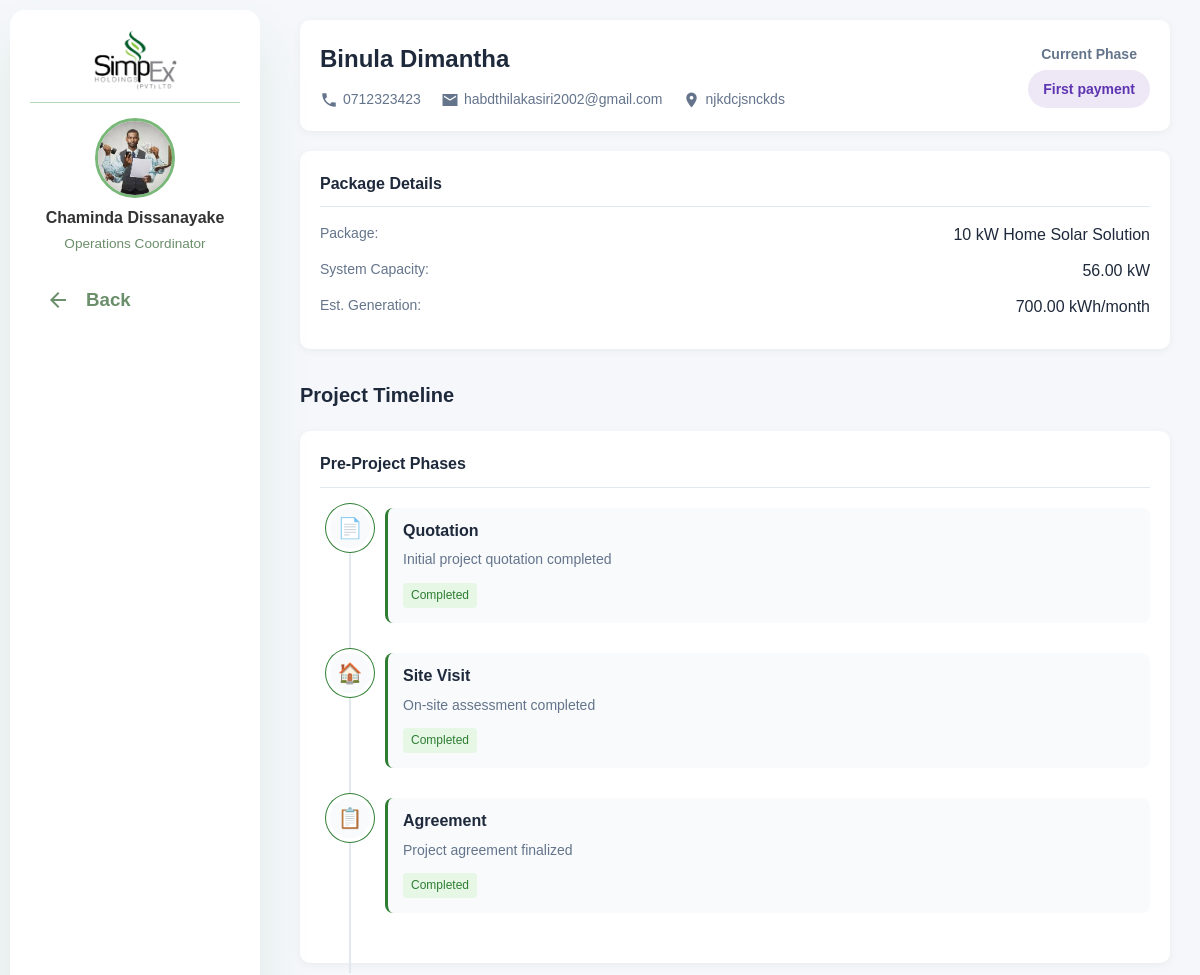
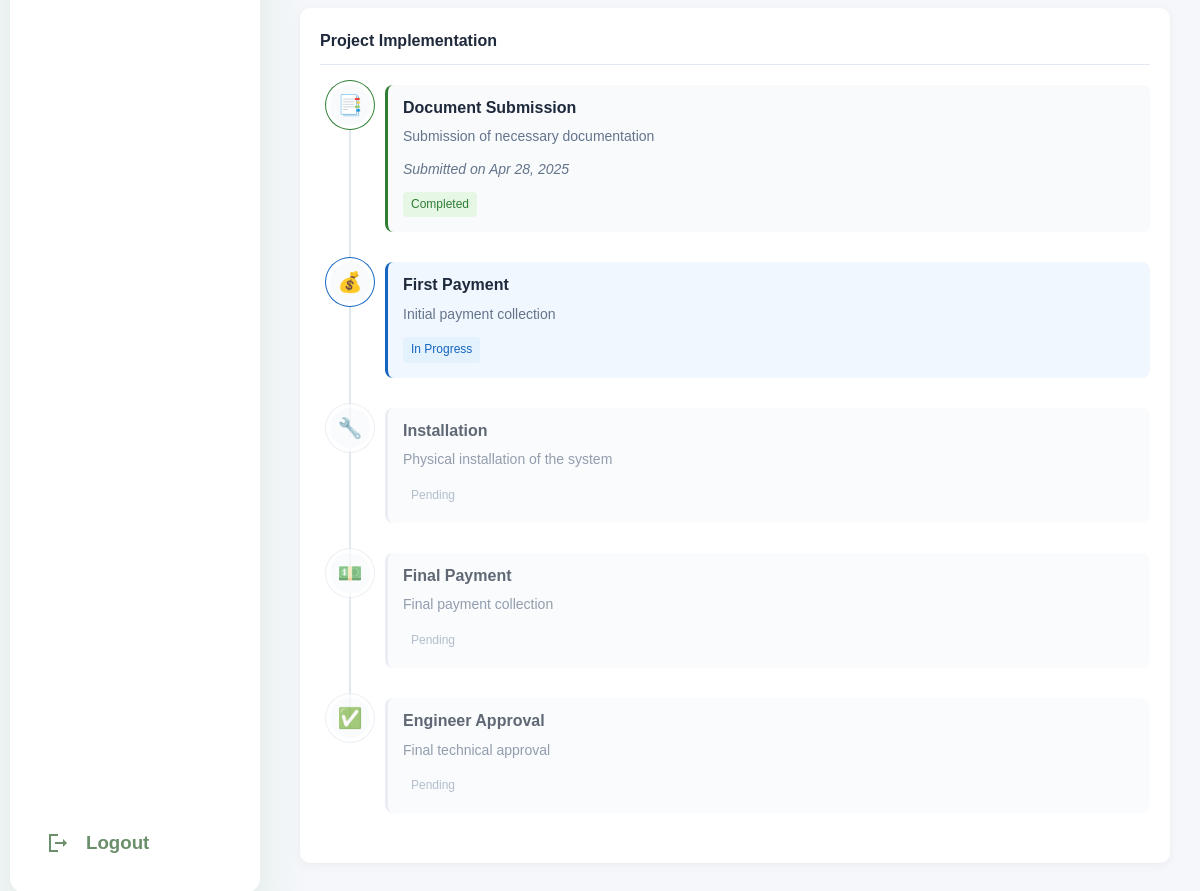
The app's page /operationsCoordinator/manageAproject/15 (signed in) with its own data (2 pictures, top to bottom).
### tables this page shows
CREATE TABLE `customerquotation` (
  `quotation_id` int NOT NULL,
  `pre_project_id` int DEFAULT NULL,
  `user_id` int DEFAULT NULL,
  `package_id` int DEFAULT NULL,
  `address` text NOT NULL,
  `monthly_consumption` decimal(10,2) NOT NULL,
  `nearest_city` varchar(100) NOT NULL,
  `customizations` text,
  `created_at` timestamp NOT NULL DEFAULT CURRENT_TIMESTAMP,
  `package_type` enum('premade','custom') NOT NULL DEFAULT 'premade',
  `status` enum('pending','under_review','reviewed','accepted_by_customer','rejected_by_customer','cancelled') DEFAULT 'pending'
);

CREATE TABLE `users` (
  `user_id` int NOT NULL,
  `name` varchar(100) NOT NULL,
  `email` varchar(100) NOT NULL,
  `password` varchar(255) NOT NULL,
  `phone` varchar(15) DEFAULT NULL,
  `role` enum('customer','admin','chiefCoordinator','operationsCoordinator','hRAdministrator','supplierCoordinator','employee') NOT NULL,
  `created_at` timestamp NOT NULL DEFAULT CURRENT_TIMESTAMP,
  `updated_at` timestamp NOT NULL DEFAULT CURRENT_TIMESTAMP ON UPDATE CURRENT_TIMESTAMP,
  `profile_picture` varchar(255) DEFAULT NULL
);

CREATE TABLE `projects` (
  `project_id` int NOT NULL,
  `pre_project_id` int DEFAULT NULL,
  `customer_id` int DEFAULT NULL,
  `quotation_id` int DEFAULT NULL,
  `agreement_id` int DEFAULT NULL,
  `package_id` int DEFAULT NULL,
  `custom_package_id` int DEFAULT NULL,
  `status` enum('active','completed','cancelled') DEFAULT NULL,
  `current_phase` enum('document_submission','first_payment','installation','final_payment','engineer_approval','grid_connection','completed') DEFAULT NULL,
  `created_at` timestamp NULL DEFAULT CURRENT_TIMESTAMP,
  `updated_at` timestamp NULL DEFAULT CURRENT_TIMESTAMP ON UPDATE CURRENT_TIMESTAMP,
  `equipment_released` tinyint(1) DEFAULT '0'
);

CREATE TABLE `package` (
  `package_id` int NOT NULL,
  `title` varchar(100) NOT NULL,
  `slug` varchar(255) DEFAULT NULL,
  `description` text,
  `price` decimal(10,2) NOT NULL,
  `warranty_years` int NOT NULL,
  `created_at` timestamp NOT NULL DEFAULT CURRENT_TIMESTAMP,
  `type` enum('on-grid','off-grid','hybrid') NOT NULL,
  `image` varchar(255) DEFAULT NULL,
  `service_charge` decimal(10,2) DEFAULT '0.00',
  `final_price` decimal(10,2) DEFAULT '0.00',
  `updated_at` timestamp NOT NULL DEFAULT CURRENT_TIMESTAMP ON UPDATE CURRENT_TIMESTAMP,
  `deleted_at` timestamp NULL DEFAULT NULL
);

CREATE TABLE `reviewed_quotations` (
  `review_id` int NOT NULL,
  `quotation_id` int DEFAULT NULL,
  `system_capacity` decimal(10,2) DEFAULT NULL,
  `estimated_generation` decimal(10,2) DEFAULT NULL,
  `base_price` decimal(15,2) DEFAULT NULL,
  `service_charge` decimal(15,2) DEFAULT NULL,
  `total_price` decimal(15,2) DEFAULT NULL,
  `notes` text,
  `valid_until` date DEFAULT NULL,
  `status` enum('pending_customer_review','accepted','rejected','expired') DEFAULT 'pending_customer_review',
  `created_at` timestamp NULL DEFAULT CURRENT_TIMESTAMP
);

### app/views/operationsCoordinator/v_manageAproject.php (the view, shortened to what the rows shown need)
<link rel="stylesheet" href="<?php echo URLROOT; ?>/css/operationsCoordinator/manageAproject.css">
</head>
<body>
    <div class="dashboard-container">
        <div class="sidebar" id="sidebar">
            <div class="company-logo">
                <img src="<?php echo URLROOT; ?>/public/assets/simpex-logo-sidebar.png" alt="Simpex Solar Logo">
            </div>
            <div class="user-profile">
                <img src="<?php echo isset($_SESSION['user_picture']) && !empty($_SESSION['user_picture']) ? URLROOT . '/public/uploads/profile_pictures/' . $_SESSION['user_picture'] : URLROOT . '/public/assets/profile.png'; ?>" alt="User profile picture" class="profile-picture" />
                <div class="user-info">
                    <h4><?php echo isset($_SESSION['user_name']) ? $_SESSION['user_name'] : 'User Name'; ?></h4>
                    <p>Operations Coordinator</p>
                </div>
            </div>
            <a href="<?php echo URLROOT ?>/operationsCoordinator/projects">
                <span class="material-icons-sharp">arrow_back</span>
                <h3>Back</h3>
            </a>
            <a href="<?php echo URLROOT; ?>/users/logout">
                <span class="material-icons-sharp">logout</span>
                <h3>Logout</h3>
            </a>
        </div>
        <div class="main-content">
            <div class="customer-header">
                <div class="customer-info">
                    <h1><?php echo $data['customer']->customer_name; ?></h1>
                    <div class="customer-details">
                        <span><i class="material-icons-sharp">phone</i> <?php echo $data['customer']->phone; ?></span>
                        <span><i class="material-icons-sharp">email</i> <?php echo $data['customer']->email; ?></span>
                        <span><i class="material-icons-sharp">location_on</i> <?php echo $data['customer']->address ?? $data['customer']->location; ?></span>
                    </div>
                </div>
                <div class="project-status">
                    <div class="current-phase">
                        <h3>Current Phase</h3>
                        <span class="phase-chip <?php echo strtolower($data['project']->current_phase); ?>">
                            <?php echo ucfirst(str_replace('_', ' ', $data['project']->current_phase)); ?>
                        </span>
                    </div>
                </div>
            </div>
            <div class="summary-card">
                <div class="summary-section">
                    <h3>Package Details</h3>
                    <div class="detail-item">
                        <span class="label">Package:</span>
                        <span class="value"><?php echo $data['preproject']->package_name ?? 'Not specified'; ?></span>
                    </div>
                    <div class="detail-item">
                        <span class="label">System Capacity:</span>
                        <span class="value"><?php echo $data['project']->system_capacity ?? 'Not specified'; ?> kW</span>
                    </div>
                    <div class="detail-item">
                        <span class="label">Est. Generation:</span>
                        <span class="value"><?php echo $data['project']->estimated_generation ?? 'Not specified'; ?> kWh/month</span>
                    </div>
                </div>
            </div>
            <div class="progress-timeline">
                <h2>Project Timeline</h2>
                <div class="timeline-section">
                    <h3>Pre-Project Phases</h3>
                    <div class="timeline">
                        <div class="timeline-item completed">
                            <div class="timeline-marker">
                                <div class="timeline-icon">📄</div>
                                <div class="timeline-line"></div>
                            </div>
                            <div class="timeline-content">
                                <h4>Quotation</h4>
                                <p>Initial project quotation completed</p>
                                <span class="timeline-status">Completed</span>
                            </div>
                        </div>
                        <div class="timeline-item completed">
                            <div class="timeline-marker">
                                <div class="timeline-icon">🏠</div>
                                <div class="timeline-line"></div>
                            </div>
                            <div class="timeline-content">
                                <h4>Site Visit</h4>
                                <p>On-site assessment completed</p>
                                <span class="timeline-status">Completed</span>
                            </div>
                        </div>
                        <div class="timeline-item completed">
                            <div class="timeline-marker">
                                <div class="timeline-icon">📋</div>
                                <div class="timeline-line"></div>
                            </div>
                            <div class="timeline-content">
                                <h4>Agreement</h4>
                                <p>Project agreement finalized</p>
                                <span class="timeline-status">Completed</span>
                            </div>
                        </div>
                    </div>
                </div>
                <div class="timeline-section">
                    <h3>Project Implementation</h3>
                    <div class="timeline">
                        <?php
                        $projectPhases = [
                            'document_submission' => [
                                'icon' => '📑',
                                'title' => 'Document Submission',
                                'description' => 'Submission of necessary documentation',
                                'url' => URLROOT . "/operationsCoordinator/documentSubmission/{$data['project']->project_id}"
                            ],
                            'first_payment' => [
                                'icon' => '💰',
                                'title' => 'First Payment',
                                'description' => 'Initial payment collection',
                                'url' => URLROOT . "/operationsCoordinator/firstPayment/{$data['project']->project_id}"
                            ],
                            'installation' => [
                                'icon' => '🔧',
                                'title' => 'Installation',
                                'description' => 'Physical installation of the system',
                                'url' => URLROOT . "/operationsCoordinator/installation/{$data['project']->project_id}"
                            ],
                            'final_payment' => [
                                'icon' => '💵',
                                'title' => 'Final Payment',
                                'description' => 'Final payment collection',
                                'url' => URLROOT . "/operationsCoordinator/finalPayment/{$data['project']->project_id}"
                            ],
                            'engineer_approval' => [
                                'icon' => '✅',
                                'title' => 'Engineer Approval',
                                'description' => 'Final technical approval',
                                'url' => URLROOT . "/operationsCoordinator/engineerApproval/{$data['project']->project_id}"
                            ]
                        ];
                        $phaseOrder = array_keys($projectPhases);
                        $currentPhaseIndex = array_search($data['project']->current_phase, $phaseOrder);
                        foreach ($projectPhases as $phase => $info):
                            $phaseIndex = array_search($phase, $phaseOrder);
                            if ($phaseIndex < $currentPhaseIndex) {
                                $status = 'completed';
                                $statusText = 'Completed';
                            } elseif ($phaseIndex === $currentPhaseIndex) {
                                $status = 'active';
                                $statusText = 'In Progress';
                            } else {
                                $status = 'pending';
                                $statusText = 'Pending';
                            }
                            $isLastItem = ($phaseIndex === count($phaseOrder) - 1) ? 'last-item' : '';
                        ?>
                            <div class="timeline-item <?php echo $status . ' ' . $isLastItem; ?>" onclick="window.location.href='<?php echo $info['url']; ?>'">
                                <div class="timeline-marker">
                                    <div class="timeline-icon"><?php echo $info['icon']; ?></div>
                                    <?php if (!$isLastItem): ?>
                                        <div class="timeline-line"></div>
                                    <?php endif; ?>
                                </div>
                                <div class="timeline-content">
                                    <h4><?php echo $info['title']; ?></h4>
                                    <p><?php echo $info['description']; ?></p>
                                    <?php if ($phase === 'document_submission' && $status === 'completed'): ?>
                                        <p class="timeline-detail">Submitted on <?php echo date('M d, Y', strtotime($data['project']->documents_submitted ?? $data['project']->updated_at)); ?></p>
                                    <?php elseif ($phase === 'first_payment' && $status === 'completed'): ?>
                                        <p class="timeline-detail">Rs. <?php echo number_format($data['project']->first_payment_amount ?? 0); ?> on <?php echo date('M d, Y', strtotime($data['project']->first_payment_date ?? $data['project']->updated_at)); ?></p>
                                    <?php elseif ($phase === 'final_payment' && $status === 'completed'): ?>
                                        <p class="timeline-detail">Rs. <?php echo number_format($data['project']->final_payment_amount ?? 0); ?> on <?php echo date('M d, Y', strtotime($data['project']->final_payment_date ?? $data['project']->updated_at)); ?></p>
                                    <?php elseif ($phase === 'engineer_approval' && $status === 'completed'): ?>
                                        <p class="timeline-detail">Approved on <?php echo date('M d, Y', strtotime($data['project']->engineer_approval_date ?? $data['project']->updated_at)); ?></p>
                                    <?php endif; ?>
                                    <span class="timeline-status"><?php echo $statusText; ?></span>
                                </div>
                            </div>
                        <?php endforeach; ?>
                    </div>
                </div>
            </div>
        </div>
    </div>

### records on screen
customerquotation: user.name "Binula Dimantha", user.phone "0712323423", user.email "habdthilakasiri2002@gmail.com", address "njkdcjsnckds", package.title "10 kW Home Solar Solution"
projects: current_phase "First payment", quotation.system_capacity "56.00", quotation.estimated_generation "700.00", updated_at "Apr 28, 2025", statusText "Completed", statusText "In Progress", statusText "Pending"

### other values on screen
$_SESSION['user_name'] "Chaminda Dissanayake"
$info['icon'] "📑"
$info['title'] "Document Submission"
$info['description'] "Submission of necessary documentation"
$info['icon'] "💰"
$info['title'] "First Payment"
$info['description'] "Initial payment collection"
$info['icon'] "🔧"
$info['title'] "Installation"
$info['description'] "Physical installation of the system"
$info['icon'] "💵"
$info['title'] "Final Payment"
$info['description'] "Final payment collection"
$info['icon'] "✅"
$info['title'] "Engineer Approval"
